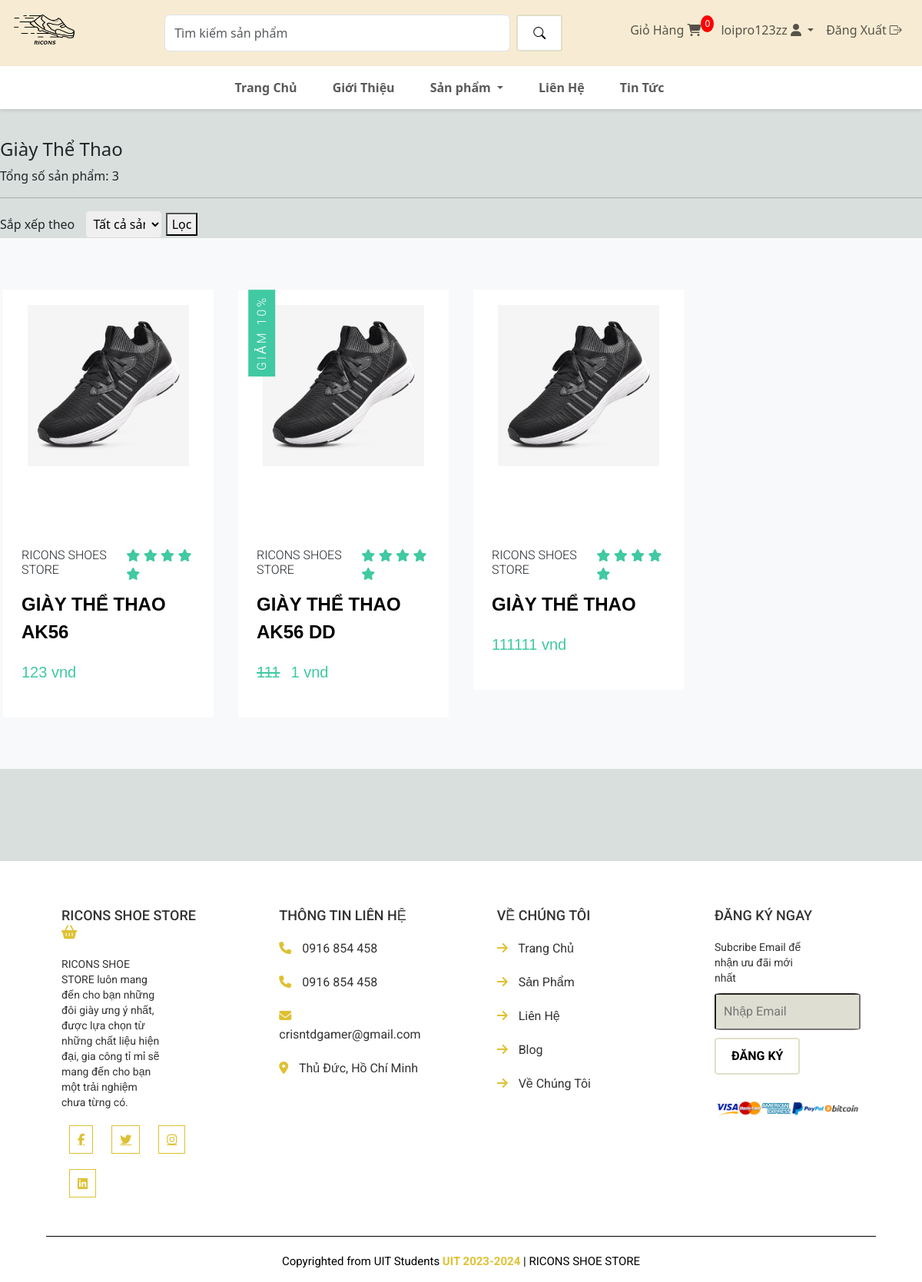
/category/giay-the-thao (signed in), run on the app's committed database.
### app/models.py (models this page shows, shortened)
class TheLoai(models.Model):
    ten = models.CharField(max_length=200, unique=True)
    slug = models.SlugField(max_length=200, unique=True)

class SanPham(models.Model):
    the_loai = models.ForeignKey(TheLoai, on_delete=models.CASCADE, default=1)
    ten = models.CharField(max_length=300, null=True, blank=False)
    gia = models.IntegerField(blank=False)
    hinh = models.ImageField(null=True, blank=True)
    khuyen_mai = models.BooleanField(default=False)
    gia_km = models.IntegerField(blank=True, null=True)
    mo_ta = models.CharField(max_length=500, default='', blank=True)
    @property
    def ImageURL(self):
        try:
            url = self.hinh.url
        except:
            url = ''
        return url

### app/views.py (the view)
# urls.py: path('category/<str:tl>', views.category, name="category"),
def category(request, tl):
    tl = unidecode(tl).lower().replace(' ', '-')
    theloai = TheLoai.objects.get(slug = tl)
    sanpham_list = SanPham.objects.filter(the_loai = theloai)
    sap_xep = request.GET.get('sort-by')
    if sap_xep == 'tang':
        sanpham_list = sanpham_list.order_by('gia')
    elif sap_xep == 'giam':
        sanpham_list = sanpham_list.order_by('-gia')
    elif sap_xep == 'a-z':
        sanpham_list = sanpham_list.order_by('ten')
    elif sap_xep == 'z-a':
        sanpham_list = sanpham_list.order_by('-ten')
    theloai_list = TheLoai.objects.all()
    context = {'theloai_list' : theloai_list,
               'sanpham_list' : sanpham_list,
               'theloai' : theloai}
    return render(request, "app/category.html", context)

### app/context_processors.py (called while the page is built)
def tong_san_pham_trong_gio_hang(request):
    return {
        'tong_san_pham_trong_gio_hang': lay_so_luong_san_pham_trong_gio_hang(request.user)
    }

### app/views.py (called while the page is built)
def lay_so_luong_san_pham_trong_gio_hang(user):
    if user.is_authenticated:
        gio_hang = GioHang.objects.filter(khach_hang=user, hoan_thanh=False).first()
        if gio_hang:
            muc_gio_hang = MucGioHang.objects.filter(gio_hang=gio_hang)
            tong_san_pham = 0
            for muc in muc_gio_hang:
                tong_san_pham += muc.so_luong
            return tong_san_pham
    return 0

### app/templates/app/category.html (shortened to what this page needs)
{% extends 'app/base.html' %}
{% block category %}
<div class="container-pdt" style="padding-top: 130px; ">
    <div class="row">
        <h4>{{theloai.ten}}</h4>
        <p>
            Tổng số sản phẩm: {{sanpham_list|length}}
        </p>
        <hr>
        <div>
            <form action="" method="get">
                <label for="sort-by">Sắp xếp theo</label>
                <select name="sort-by" id="sort-by">
                    <option value="all">Tất cả sản phẩm</option>
                </select>
                <button type="submit">Lọc</button>
            </form>
        </div>
        <section class="products">
            <div class="product-card-container">
                <div class="product-items">
                    {% for sanpham in sanpham_list %}
                    <div class="product">
                        <div class="product-content">
                            <div class="product-img">
                                <img src="{{sanpham.ImageURL}}" alt="product image">
                            </div>
                        </div>
                        <div class="product-info">
                            <div class="product-info-top">
                                <h2 class="sm-title">Ricons Shoes Store</h2>
                                <div class="rating">
                                    <span><i class="fas fa-star"></i></span>
                                    <span><i class="fas fa-star"></i></span>
                                    <span><i class="fas fa-star"></i></span>
                                    <span><i class="fas fa-star"></i></span>
                                    <span><i class="fas fa-star"></i></span>
                                </div>
                            </div>
                            <a href="#" class="product-name">{{sanpham.ten}}</a>
                            <div class="product- price-container">
                                {% if sanpham.khuyen_mai == True %}
                                <strike class="product-price">{{sanpham.gia}}</strike>
                                <p class="product-price">{{ sanpham.gia_km}} vnd</p>
                                {% else %}
                                <p class="product-price">{{sanpham.gia}} vnd</p>
                                {% endif %}
                            </div>
                        </div>
                        {% if sanpham.khuyen_mai == True %}
                        <div class="off-info">
                            <h2 class="sm-title">Giảm 10%</h2>
                        </div>
                        {% endif %}
                    </div>
                    {% endfor %}
                </div>
            </div>
        </section>
    </div>
</div>
{% endblock category %}

### app/templates/app/base.html (shortened to what this page needs)
{% load static %}
<!DOCTYPE html>
<html lang="en">
<head>
    <link href="https://cdn.jsdelivr.net/npm/bootstrap@5.3.3/dist/css/bootstrap.min.css" rel="stylesheet">
    <link rel="stylesheet" href="{% static 'app/style.css' %}">
    <link rel="stylesheet" href="https://cdn.jsdelivr.net/npm/bootstrap-icons@1.11.3/font/bootstrap-icons.min.css">
    <link rel="stylesheet" href="https://cdnjs.cloudflare.com/ajax/libs/font-awesome/6.5.2/css/all.min.css">
</head>
<body>
    <div class="container-fluid sticky-top">
        <nav class="navbar navbar-expand-lg justify-content-center" style="background-color: #f7ecd3;">
            <a href="{% url 'home'%}" class="navbar-brand"><img src="{% static 'images/logo.png'%}"
                    style="width: 80px; height: 60px;" alt=""></a>
            <ul class="navbar-nav">
                <li class="nav-item" style="margin-left: 100px; margin-right: 80px;">
                    <form class="d-flex" role="search" action="{% url 'search' %}">
                        <input class="form-control me-2" name="search" type="search" placeholder="Tìm kiếm sản phẩm"
                            aria-label="Search" style="width: 450px; border-radius: 20;">
                        <button class="btn btn-outline-success" type="submit">
                            <i class="bi bi-search"></i>
                        </button>
                    </form>
                </li>
                <li class="nav-item" style="margin-right: 10px;">
                    <a class="nav-link" href="{% url 'cart' %}">
                        Giỏ Hàng
                        <span class="cart-icon">
                            <i class="fa-solid fa-cart-shopping"></i>
                        </span>
                        <span class="cart-count">{{ tong_san_pham_trong_gio_hang }}</span>
                    </a>
                </li>
                {% if user.is_authenticated %}
                <li class="nav-item dropdown">
                    <a class="nav-link dropdown-toggle" href="#" role="button" data-bs-toggle="dropdown"
                        aria-expanded="false">
                        {{request.user}} <i class="fa-solid fa-user"></i>
                    </a>
                </li>
                <li class="nav-item">
                    <a class="nav-link" href="{% url 'logout_user' %}">
                        Đăng Xuất <i class="bi bi-box-arrow-right"></i>
                    </a>
                </li>
                {% else %}
                <li class="nav-item">
                    <a class="nav-link" href="{% url 'login_user' %}">Đăng Nhập <i class="fa-solid fa-key"></i></a>
                </li>
                {% endif %}
            </ul>
        </nav>
        <nav class="navbar navbar-expand-sm justify-content-center"
            style="background-color: white; box-shadow: 0px 2px 4px rgba(0, 0, 0, 0.1);">
            <ul class="navbar-nav">
                <li class="nav-item" style="margin-right: 30px;">
                    <a class="nav-link" href="{% url 'home' %}"><b>Trang Chủ</b></a>
                </li>
                <li class="nav-item" style="margin-right: 30px;">
                    <a class="nav-link" href="#"><b>Giới Thiệu</b></a>
                </li>
                <li class="nav-item dropdown" style="margin-right: 30px;">
                    <a class="nav-link dropdown-toggle" href="#" role="button" data-bs-toggle="dropdown"
                        aria-expanded="false">
                        <b>Sản phẩm</b>
                    </a>
                </li>
                <li class="nav-item" style="margin-right: 30px;">
                    <a class="nav-link" href="#"><b>Liên Hệ</b></a>
                </li>
                <li class="nav-item" style="margin-right: 30px;">
                    <a class="nav-link" href="#"><b>Tin Tức</b></a>
                </li>
            </ul>
        </nav>
    </div>
    {% block category %} {% endblock category %}
    <section class="footer">
        <div class="container-footer">
            <div class="box">
                <h3>RICONS SHOE STORE <i class="fas fa-shopping-basket"></i></h3>
                <p>RICONS SHOE STORE luôn mang đến cho bạn những đôi giày ưng ý nhất, được lựa chọn từ những chất liệu
                    hiện đại, gia công tỉ mỉ sẽ mang đến cho bạn một trải nghiệm chưa từng có. </p>
                <div class="share">
                    <a href="#" class="fab fa-facebook-f"></a>
                    <a href="#" class="fab fa-twitter"></a>
                    <a href="#" class="fab fa-instagram"></a>
                    <a href="#" class="fab fa-linkedin"></a>
                </div>
            </div>
            <div class="box">
                <h3>THÔNG TIN LIÊN HỆ </h3>
                <a href="#" class="link"> <i class="fas fa-phone"></i> 0916 854 458 </a>
                <a href="#" class="link"> <i class="fas fa-phone"></i> 0916 854 458 </a>
                <a href="#" class="link"> <i class="fas fa-envelope"></i> crisntdgamer@gmail.com </a>
                <a href="#" class="link"> <i class="fas fa-map-marker-alt"></i> Thủ Đức, Hồ Chí Minh </a>
            </div>
            <div class="box">
                <h3> VỀ CHÚNG TÔI </h3>
                <a href="#" class="link"> <i class="fas fa-arrow-right"></i> Trang Chủ </a>
                <a href="#" class="link"> <i class="fas fa-arrow-right"></i> Sản Phẩm </a>
                <a href="#" class="link"> <i class="fas fa-arrow-right"></i> Liên Hệ </a>
                <a href="#" class="link"> <i class="fas fa-arrow-right"></i> Blog </a>
                <a href="#" class="link"> <i class="fas fa-arrow-right"></i> Về Chúng Tôi </a>
            </div>
            <div class="box">
                <h3> ĐĂNG KÝ NGAY </h3>
                <p>Subcribe Email để nhận ưu đãi mới nhất </p>
                <input type="text" placeholder="Nhập Email" class="email">
                <input type="submit" value="ĐĂNG KÝ" class="btn">
                <img src="{% static 'images/bank.png' %}" class="payment-img" alt="">
            </div>
            <div class="credit"> Copyrighted from UIT Students <span> UIT 2023-2024 </span> | RICONS SHOE STORE </div>
        </div>
    </section>
</body>
</html>

### app/static/app/style.css (style rules this page uses)
body { background-color: #D8DFDD; }
.footer { background-color: #fff; color: #333; padding: 5%; display: flex; justify-content: space-between; align-items: flex-start; flex-wrap: wrap; font-family: "Roboto", sans-serif; margin-top: 10%; }
.box i { color: #DEC133; }
.container-footer { display: flex; justify-content: space-between; align-items: flex-start; flex-wrap: wrap; }
.box { width: calc(25% - 40px); padding: 0 20px; margin-bottom: 40px; }
.box h3 { font-size: 18px; margin-bottom: 20px; }
.box p { font-size: 14px; margin: 10px 0px; line-height: 20px; width: 70%; }
.share a { color: #DEC133; font-size: 15px; margin: 10px; border: 1px solid; padding: 10px; }
.link { color: #333; text-decoration: none; display: block; margin-bottom: 20px; transition: color 0.3s; }
.link i { margin-right: 10px; color: #DEC133; transition: color 0.3s; }
.email { width: 100%; padding: 10px; margin-bottom: 10px; background-color: #DFDED2; border-radius: 5%; }
.btn { padding: 10px 20px; background-color: white; color: black; border: 2px solid #E0DFC9; border-radius: 6%; cursor: pointer; transition: background-color 0.3s, color 0.3s, border-color 0.3s; font-weight: bold; }
.payment-img { margin-top: 20px; max-width: 100%; }
.footer .credit { font-size: 15px; padding: 2% 0 0 0; color: black; border-top: 1px solid; position: relative; width: 100%; text-align: center; margin-bottom: -5%; }
.credit span { color: #DEC133; font-weight: bold; }
.cart-count { background-color: red; color: white; border-radius: 50%; padding: 2px 5px; font-size: 12px; position: absolute; top: 20px; }
:root { --white-light: rgba(255, 255, 255, 0.5); --alice-blue: #f8f9fa; --carribean-green: #40c9a2; --gray: #ededed; }
.product-items { display: flex; flex-wrap: wrap; }
.products { padding: 0; margin: 0; box-sizing: border-box; font-family: 'Quicksand', sans-serif; }
img { width: 100%; display: block; }
.product-card-container { width: 100%; margin: 0 auto; }
.lg-title, .md-title, .sm-title { font-family: 'Roboto', sans-serif; padding: 0.6rem 0; text-transform: capitalize; }
.sm-title { font-weight: 300; font-size: 1rem; text-transform: uppercase; }
.products { background: var(--alice-blue); padding: 3.2rem 0; }
.product { margin: 1rem; position: relative; width: calc(25% - 2rem); }
.product-content { background: white; padding: 20px 0px 0px 0px; cursor: pointer; }
.product-img { background: var(--gray); box-shadow: 0 0 20px 10px var(white); width: 210px; height: 200px; margin: 0 auto; transition: background 0.5s ease; }
.product-info { background: white; padding: 1.5rem; }
.product-info-top { display: flex; justify-content: space-between; align-items: center; }
.rating span { color: var(--carribean-green); }
.product-name { color: black; display: block; text-decoration: none; font-size: 1rem; text-transform: uppercase; font-weight: bold; }
.product-price { padding-top: 0.6rem; padding-right: 0.6rem; display: inline-block; color: var(--carribean-green); }
.product-img img { transition: transform 0.6s ease; }
.off-info .sm-title { background: var(--carribean-green); color: white; display: inline-block; padding: 0.5rem; position: absolute; top: 0; left: 0; writing-mode: vertical-lr; transform: rotate(180deg); z-index: 1; letter-spacing: 3px; cursor: pointer; }
.checkout input, select { width: 100%; padding: 10px; border: 1px solid #ddd; border-radius: 5px; }
.product-name { font-size: 24px; margin-bottom: 10px; }
.product-price { font-size: 20px; color: #40c9a2; margin-bottom: 20px; }
label { font-size: 16px; margin-right: 10px; }
select, input[type="number"] { padding: 5px; font-size: 16px; width: 100px; }

### app/templates/app/base.html (style rules this page uses)
html, body { margin: 0; padding: 0; width: 100%; overflow-x: hidden; }
.sticky-top { position: fixed; top: 0; width: 100%; z-index: 1000; }
.container-fluid { padding-left: 0; padding-right: 0; }

### data on the page
TheLoai: ten "Giày Thể Thao"
SanPham: ImageURL (picture), ten "GIÀY THỂ THAO AK56", gia "123"
SanPham: ImageURL (picture), ten "GIÀY THỂ THAO AK56 DD", gia "111", gia_km "1", khuyen_mai "GIẢM 10%"
SanPham: ImageURL (picture), ten "GIÀY THỂ THAO", gia "111111"

### other printed values
{{ tong_san_pham_trong_gio_hang }} "0"
{{ request.user }} "loipro123zz"
{{ sanpham_list|length }} "3"
